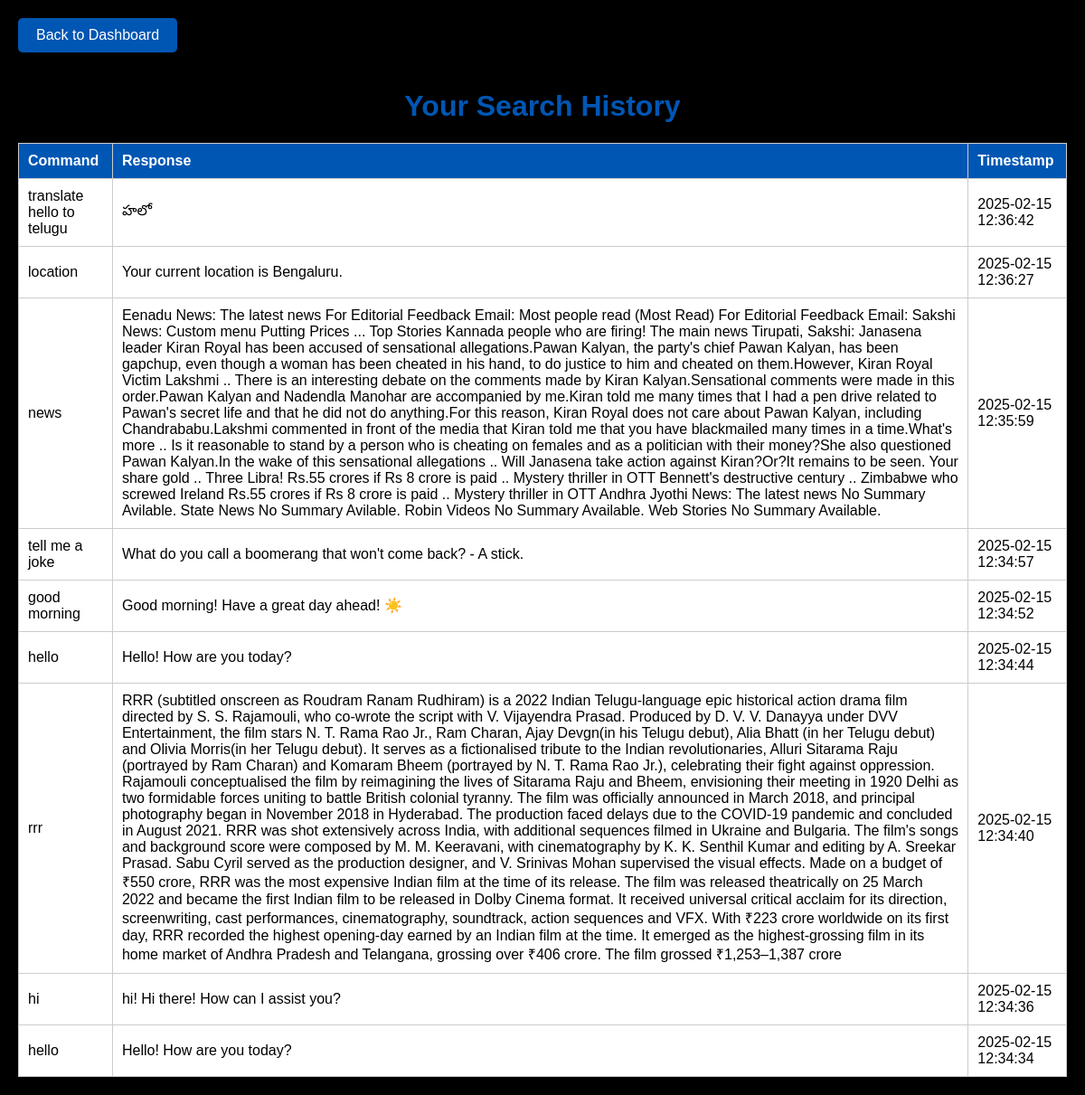
The app's page /history (signed in), older data.
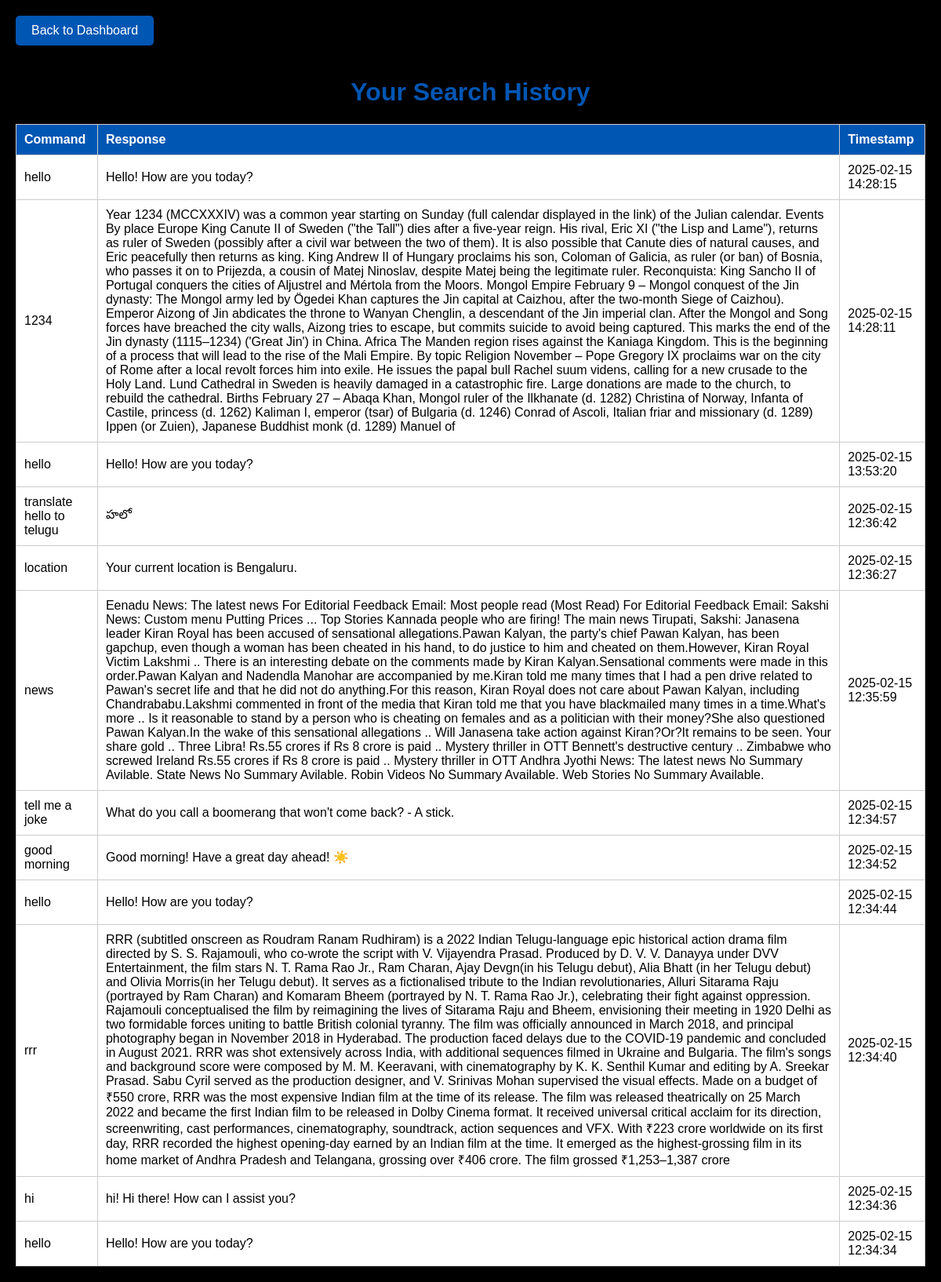
The same page, newer data.
### tables this page shows
CREATE TABLE user_history (
            id INTEGER PRIMARY KEY AUTOINCREMENT,
            user_id INTEGER,
            command TEXT,
            response TEXT,
            timestamp DATETIME DEFAULT CURRENT_TIMESTAMP,
            FOREIGN KEY(user_id) REFERENCES users(id)
        );

### app.py (the view)
@app.route('/history')
def history():
    username = session.get('username')
    if not username:
        return redirect(url_for('login'))
    conn = get_db_connection()
    cursor = conn.cursor()
    cursor.execute("SELECT id FROM users WHERE username=?", (username,))
    user = cursor.fetchone()
    if user:
        user_id = user['id']
        cursor.execute("SELECT command, response, timestamp FROM user_history WHERE user_id=? ORDER BY timestamp DESC", (user_id,))
        history = cursor.fetchall()
        conn.close()
        return render_template('history.html', history=history, random=random.random)
    else:
        conn.close()
        return redirect(url_for('login'))

### app.py (called while the page is built)
def get_db_connection():
    conn = sqlite3.connect('signupDB.db')
    conn.row_factory = sqlite3.Row  # Access columns by name
    return conn

### templates/history.html (shortened to what this page needs)
<!DOCTYPE html>
<html lang="en">
<head>
</head>
<body>
    <a href="{{ url_for('start') }}" class="back-button">Back to Dashboard</a>
    <h1>Your Search History</h1>
    <table>
        <tr>
            <th>Command</th>
            <th>Response</th>
            <th>Timestamp</th>
        </tr>
        {% for entry in history %}
        <tr>
            <td>{{ entry.command }}</td>
            <td>{{ entry.response }}</td>
            <td>{{ entry.timestamp }}</td>
        </tr>
        {% endfor %}
    </table>
</body>
</html>

### templates/history.html (style rules this page uses)
body { font-family: Arial, sans-serif; background-color: #000; color: #fff; margin: 0; padding: 20px; overflow: scroll; }
h1 { text-align: center; color: #0056b3; }
table { width: 100%; border-collapse: collapse; margin-top: 20px; background-color: #fff; color: #000; }
th, td { padding: 10px; border: 1px solid #ccc; text-align: left; }
th { background-color: #0056b3; color: #fff; }
a.back-button { display: inline-block; margin-bottom: 20px; padding: 10px 20px; background-color: #0056b3; color: #fff; text-decoration: none; border-radius: 5px; }

Row changes from the older to the newer data that the page shows:
added user_history: command "hello", response "Hello! How are you today?", timestamp "2025-02-15 14:28:15"
added user_history: command "1234", response "Year 1234 (MCCXXXIV) was a common year starting on Sunday (full calendar displayed in the link) of the Julian calendar. Events By place Europe King Canute II of Sweden (\"the Tall\") dies after a five-year reign. His rival, Eric XI (\"the Lisp and Lame\"), returns as ruler of Sweden (possibly after a civil war between the two of them). It is also possible that Canute dies of natural causes, and Eric peacefully then returns as king. King Andrew II of Hungary proclaims his son, Coloman of Galicia, as ruler (or ban) of Bosnia, who passes it on to Prijezda, a cousin of Matej Ninoslav, despite Matej being the legitimate ruler. Reconquista: King Sancho II of Portugal conquers the cities of Aljustrel…", timestamp "2025-02-15 14:28:11"
added user_history: command "hello", response "Hello! How are you today?", timestamp "2025-02-15 13:53:20"
